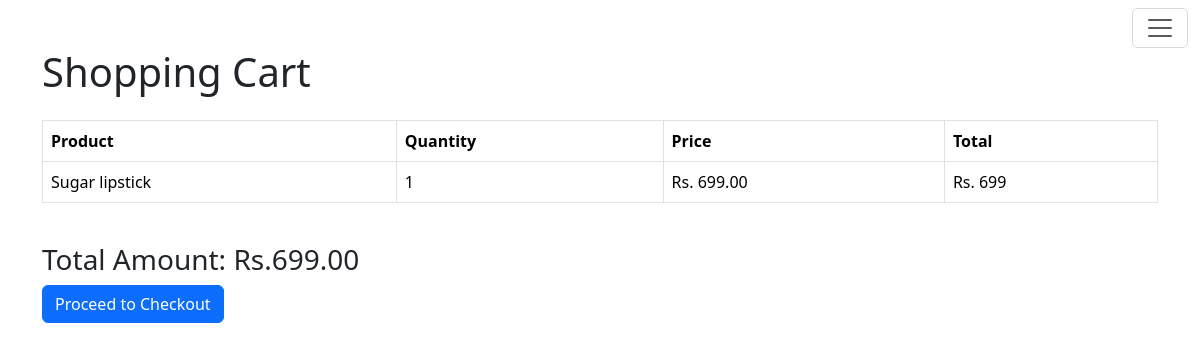
The app's page /pos/cart (signed in) with its own data.
### pos/models.py (models this page shows)
class orderitem(models.Model):
    order = models.ForeignKey(order, on_delete=models.CASCADE)
    productorder = models.ForeignKey(product, on_delete=models.CASCADE)
    quantity = models.IntegerField()
    total_price = models.FloatField(null=True,blank=True)

class order(models.Model):
    user = models.ForeignKey(User, on_delete=models.CASCADE)
    product_order = models.ManyToManyField(product, through='orderitem')
    created_at = models.DateTimeField(auto_now_add=True)
    total_amount = models.FloatField(null=True,blank=True)

### product/models.py (models this page shows)
class product(models.Model):
    name = models.CharField( max_length=50)
    detail = models.TextField()
    price = models.IntegerField()
    quantity = models.IntegerField()
    picture= models.FileField(upload_to='product/',null=True ,blank=True)

### pos/views.py (the view)
# urls.py: path('cart',views.cart,name='cart'),
@login_required
def cart(request):
    u_order = order.objects.filter(user=request.user).last()
    if u_order:
        orderitems = u_order.orderitem_set.all()
        for item in orderitems:
            item.total_price = item.quantity * int(item.productorder.price)
        totalprice = u_order.total_amount
    else:
        orderitems = []
        totalprice = 0
    return render(request, 'pos/cart.html', {'order': orderitems, 'price': totalprice})

### template/POS/cart.html
{% extends "customer/base.html" %}
{% load static %}
{% block page %}
    <div class="container mt-5">
        <h1 class="mb-4">Shopping Cart</h1>
        <div class="table-responsive">
            <table class="table table-bordered">
                <thead class="thead-light">
                    <tr>
                        <th>Product</th>
                        <th>Quantity</th>
                        <th>Price</th>
                        <th>Total</th>
                    </tr>
                </thead>
                <tbody>
                    {% if order %}
                        {% for item in order %}
                        <tr>
                            <td>{{ item.productorder.name }}</td>
                            <td>{{ item.quantity }}</td>
                            <td>Rs. {{ item.productorder.price|floatformat:2 }}</td>
                            <td>Rs. {{ item.total_price}}</td>
                        </tr>
                        {% endfor %}
                    {% else %}
                        <tr>
                            <td colspan="4" class="text-center">Your cart is empty.</td>
                        </tr>
                    {% endif %}
                </tbody>
            </table>
        </div>
        <div class="mt-4">
            <h3>Total Amount: Rs.{{ price|floatformat:2 }}</h3>
            <a href="" class="btn btn-primary">Proceed to Checkout</a>
        </div>
    </div>
{% endblock page %}

### records on screen
orderitem: productorder.name "Sugar lipstick", quantity "1", productorder.price "699.00", total_price "699"
order: total_amount "699.00"
